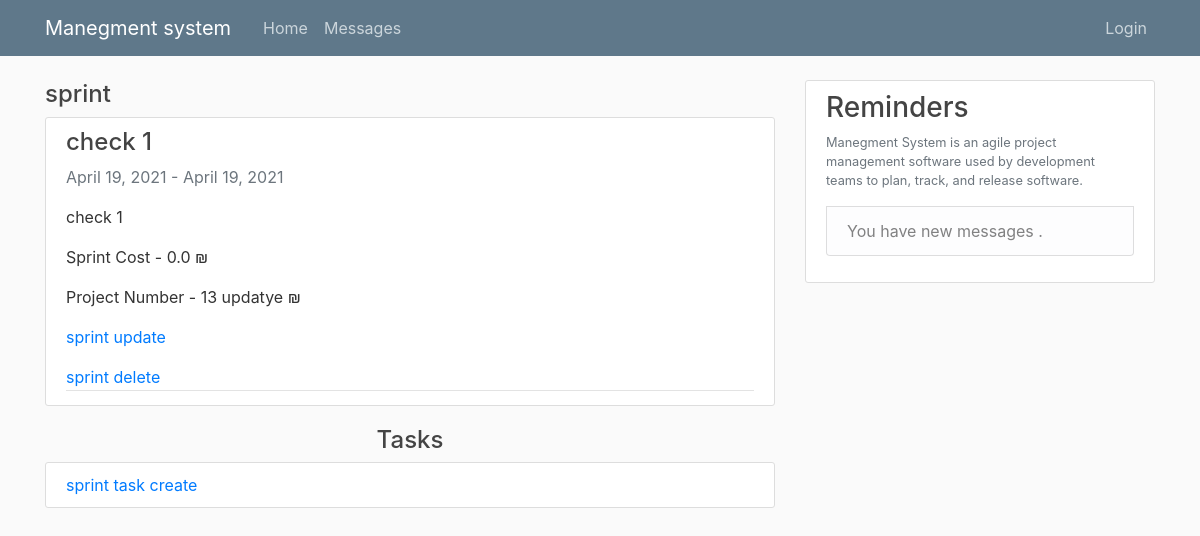
The page /manager/sprint/34 on the database as committed earlier.
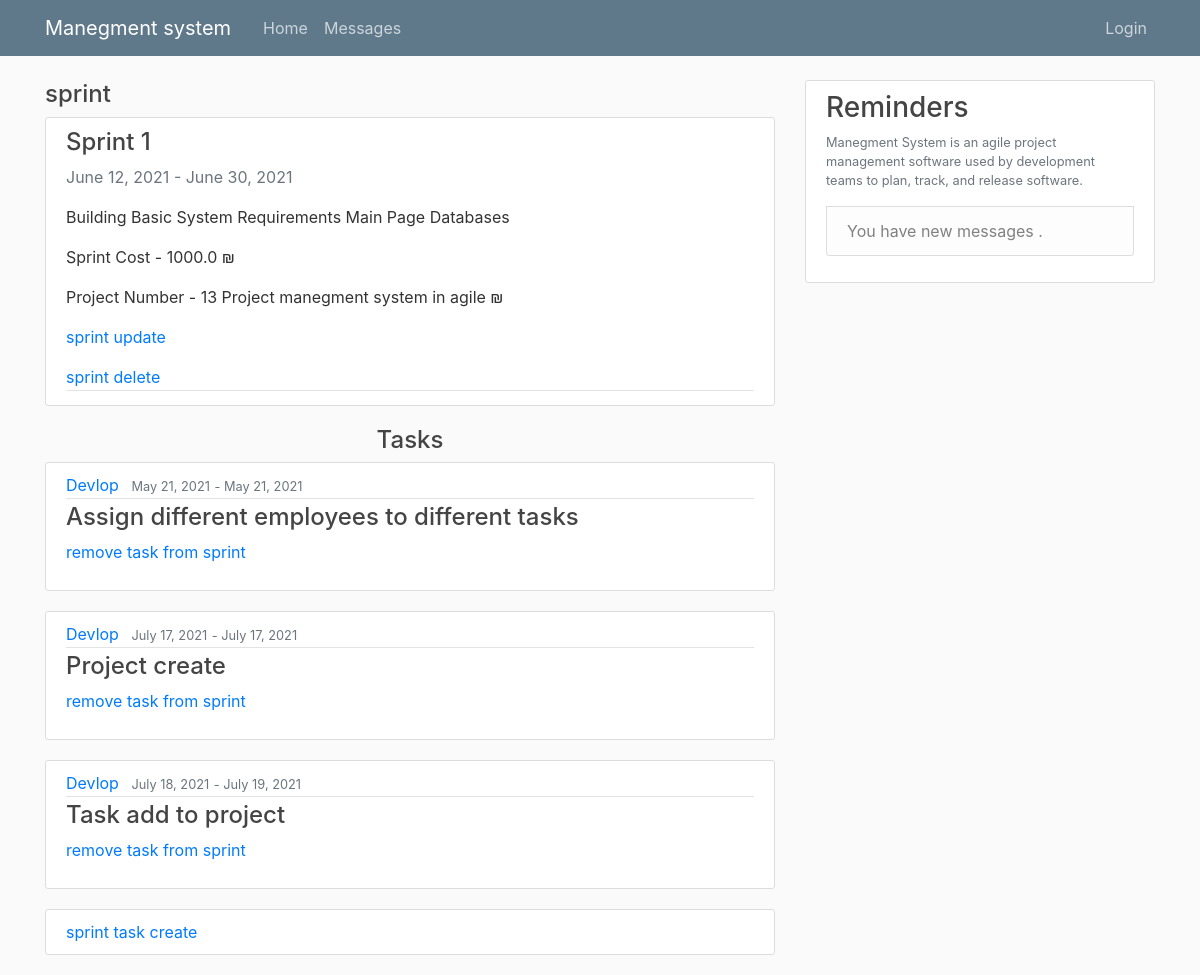
The same page on the database as committed later.
### work/models.py (models this page shows, shortened)
class Sprint(models.Model):
    SprintName = models.CharField(max_length=300, null=False)
    Descripion = models.TextField(max_length=300, null=False)
    StartTime = models.DateTimeField(null=False)
    endTime = models.DateTimeField(null=False)
    projectnum = models.ForeignKey(project, on_delete=models.CASCADE)
    cost = models.FloatField(null=False, default=0)

class project(models.Model):
    ProjectName = models.CharField(max_length=300, null=False)
    startTime = models.DateField(null=False, auto_now=True)
    endTime = models.DateField(null=False)
    client = models.ForeignKey(User, on_delete=models.CASCADE)
    manager = models.ForeignKey(User, related_name="project_manager", on_delete=models.CASCADE)
    Budget = models.FloatField(null=False, default=0)
    currentBudgeSchedule = models.FloatField(null=False, default=0)
    MoneySpends = models.FloatField(null=False, default=0)
    Description = models.TextField(max_length=500, null=True)
    def __str__(self):
        return self.id.__str__() + " " + self.ProjectName

class Sprint_Task(models.Model):
    SpirntId = models.ForeignKey(Sprint, on_delete=models.CASCADE)
    TaskId = models.ForeignKey(Task, on_delete=models.CASCADE)

class Task(models.Model):
    startTime = models.DateField(null=False)
    endTime = models.DateField(null=False)
    inCharge = models.ForeignKey(User, on_delete=models.CASCADE)
    workDone = models.IntegerField(default=0, validators=[MaxValueValidator(100), MinValueValidator(0)])
    lastUpdate = models.DateTimeField(null=False)
    cost = models.FloatField(null=False, default=0)
    TaskName = models.CharField(max_length=300, null=False)
    Description = models.TextField(max_length=500, null=True)
    projectnum = models.ForeignKey(project, on_delete=models.CASCADE)
    inSprint = models.BooleanField(default=False)

### pages/views.py (the view)
# urls.py: path('manager/sprint/<int:sprint_id>', manager_views_sprints, name='manager_views_sprints'),
def manager_views_sprints(request, sprint_id, need_to_delete = False,tid = None):
    if need_to_delete:
        t = get_object_or_404(Task, id=tid)
        t.removeFromSprint()
    tasks = Sprint_Task.objects.all().filter(SpirntId=sprint_id)
    sprint = get_object_or_404(Sprint, id=sprint_id)
    p = sprint.projectnum
    route = 'sprint'
    print(route)
    return render(request, "manager_sprint_view.html",
                  {'tasks': tasks, 'sprint': sprint, 'p': p.pk, 'route': route})

### templates/manager_sprint_view.html (shortened to what this page needs)
{% extends "Base.html" %}
{% block content %}
        <h4>{{ route }}</h4>
        <article class="media content-section">
          <div class="media-body">
            <h4>{{ sprint.SprintName }}</h4>
               <a class="text-muted">{{ sprint.StartTime|date:"F d, Y" }}</a>
                <a class="text-muted"> - </a>
              <a class="text-muted">{{ sprint.endTime|date:"F d, Y" }}</a>
            <p class="article-content">{{ sprint.Descripion }}</p>
            <p><a class="mr-2" >Sprint Cost - {{ sprint.cost }} ₪ </a></p>
            <p><a class="mr-2" >Project Number  - {{ sprint.projectnum }} ₪ </a></p>
              <div class="article-metadata">
                <a href="{% url 'sprint-update' sprint.pk %}">sprint update</a>
                <a href="{% url 'sprint-delete'  sprint.projectnum.id sprint.pk %}">sprint delete</a>
            </div>
          </div>
        </article>
<h4><center>Tasks</center></h4>
    {% for task in tasks %}
        <article class="media content-section">
          <div class="media-body">
            <div class="article-metadata">
              <a class="mr-2" href="#">{{ task.TaskId.inCharge }}</a>
              <small class="text-muted">{{ task.TaskId.startTime|date:"F d, Y" }}</small>
                <small class="text-muted"> - </small>
              <small class="text-muted">{{ task.TaskId.endTime|date:"F d, Y" }}</small>
            </div>
            <h4><a class="article-title" href="{% url 'manager_task_view' task.TaskId.id %}">{{ task.TaskId.TaskName }}</a></h4>
              <p>
                        <a href="{% url 'sprint_task-delete' task.pk sprint.pk task.TaskId.id  %}">remove task from sprint</a>
                </div>
        </article>
    {% endfor %}
    <article class="media content-section">
            <a href="{% url 'sprint_task-create' sprint.pk p %}">sprint task create</a>
    </article>
{% endblock content %}

Rows that differ between the two databases and show on the page:
changed Sprint: SprintName "check 1" → "Sprint 1"; StartTime "April 19, 2021" → "June 12, 2021"; endTime "April 19, 2021" → "June 30, 2021"; Descripion "check 1" → "Building Basic System Requirements Main Page Databases"; cost "0.0" → "1000.0"; projectnum "13 updatye" → "13 Project manegment system in agile"
added Sprint_Task: TaskId.inCharge "Devlop", TaskId.startTime "May 21, 2021", TaskId.endTime "May 21, 2021", TaskId.TaskName "Assign different employees to different tasks"
added Sprint_Task: TaskId.inCharge "Devlop", TaskId.startTime "July 17, 2021", TaskId.endTime "July 17, 2021", TaskId.TaskName "Project create"
added Sprint_Task: TaskId.inCharge "Devlop", TaskId.startTime "July 18, 2021", TaskId.endTime "July 19, 2021", TaskId.TaskName "Task add to project"
